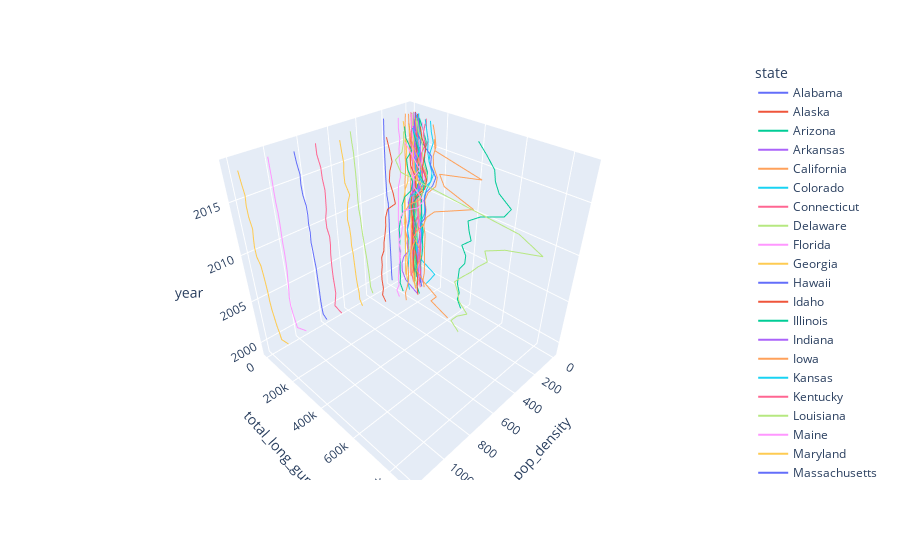

This figure's notebook cell:
### Code cell
#no DC long guns
fig = px.line_3d(all_df_noDC, x="pop_density", y="total_long_gun", z='year', color='state')
fig.show()
